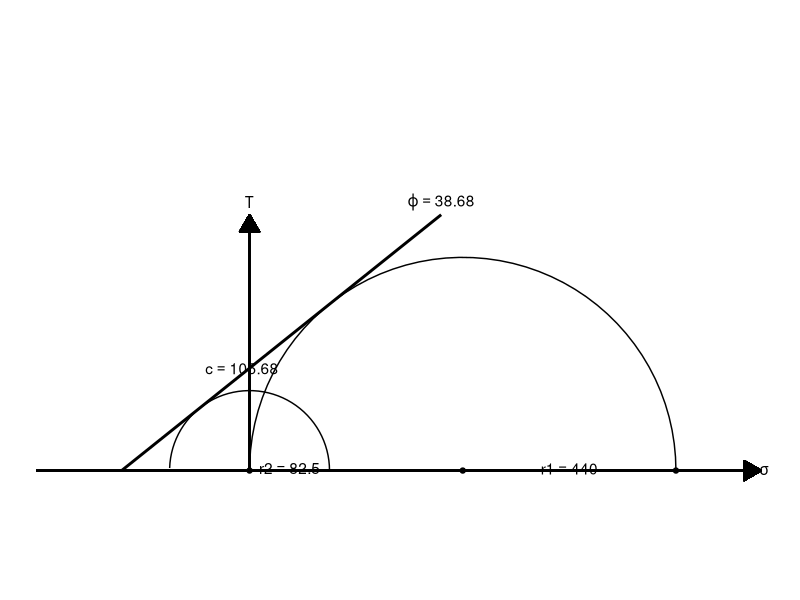
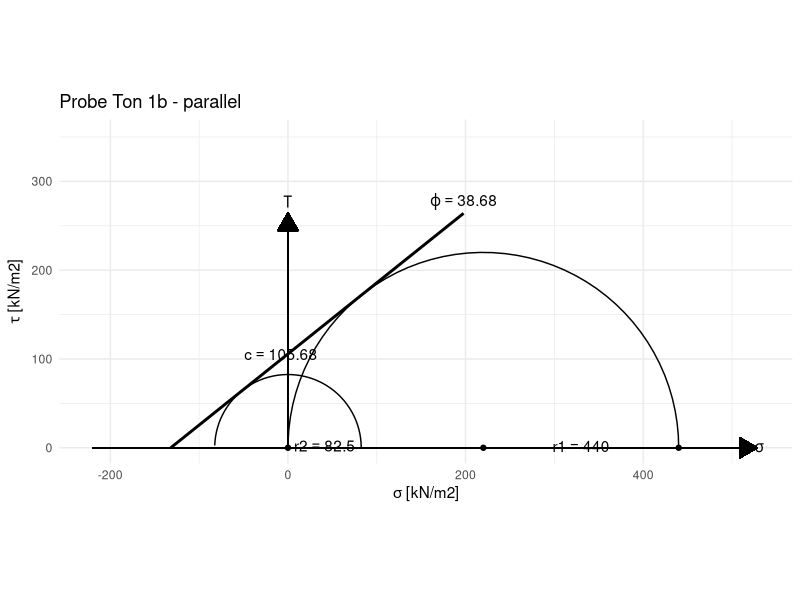
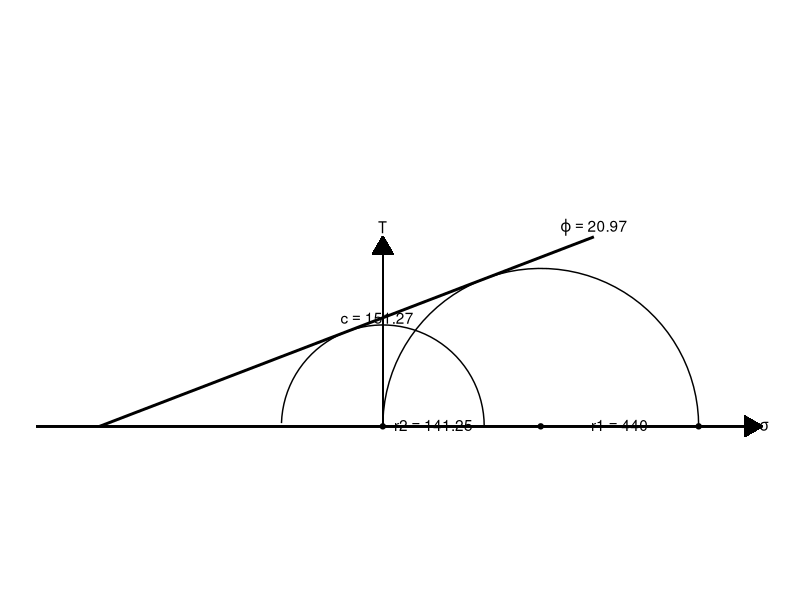
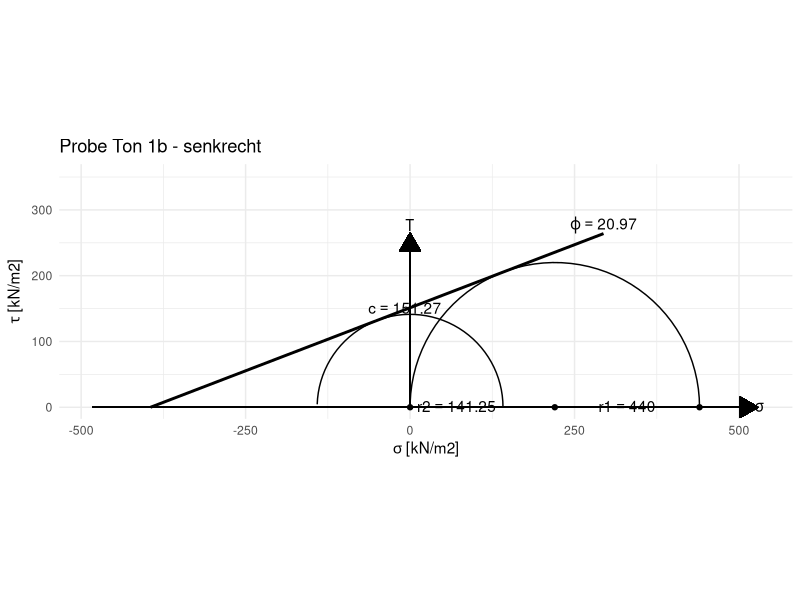
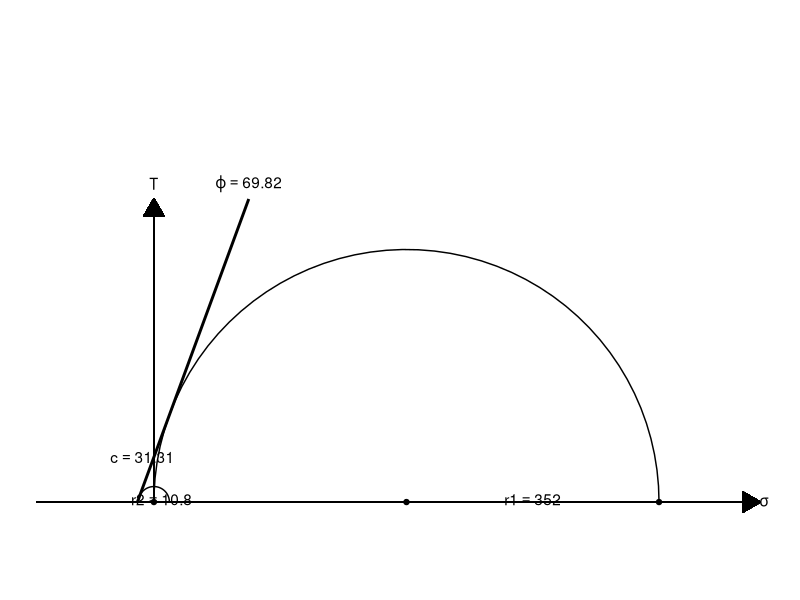
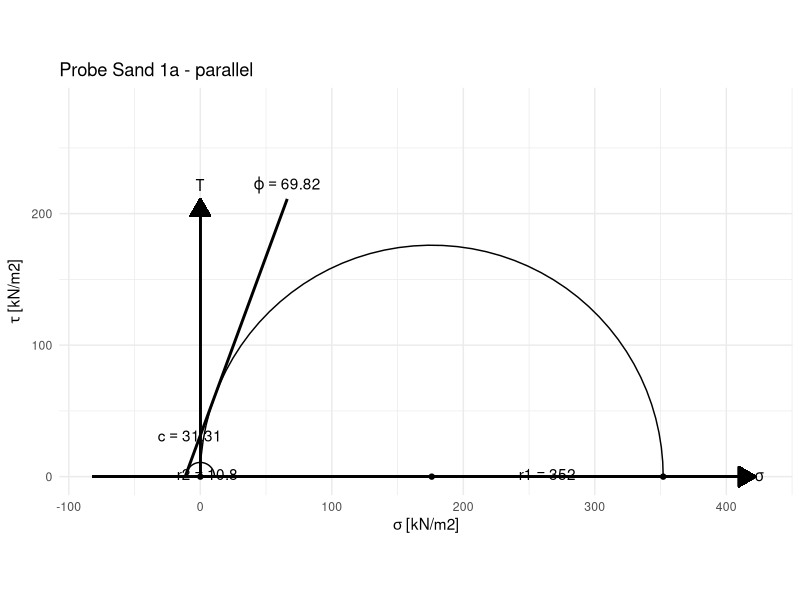
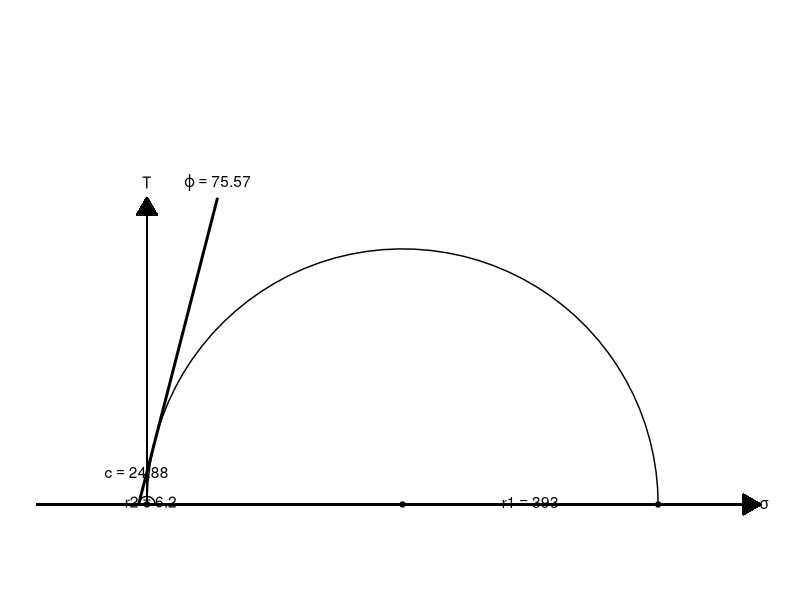
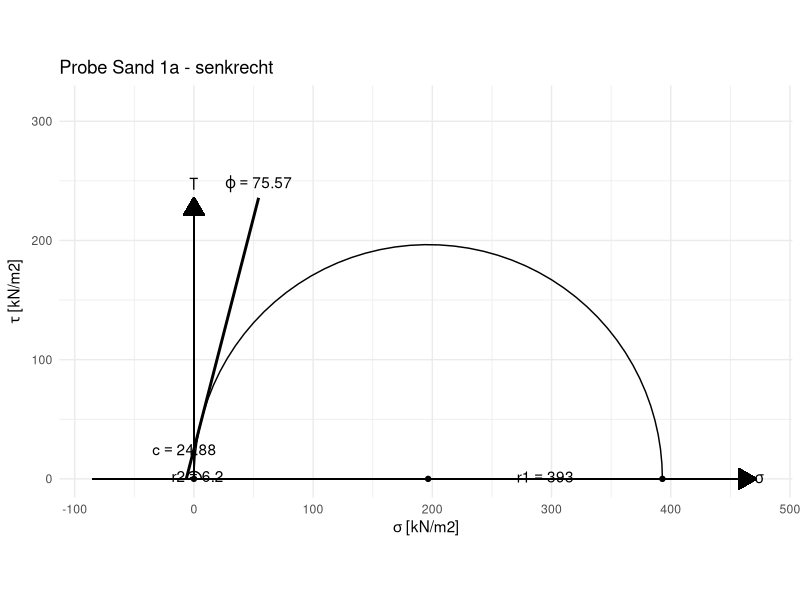

These charts were generated, in order, by the following R code:
# Written by vmarquar on 09.05.2017
# Can be used to evaluate cohesion and angle of friction by (pocket-)penetrometer and (pocket-)shear-taster
# Disclaimer: This has been written quick&dirty and probably contains bugs. Feel free to fork / submit improvements :)
# Output are two ggplot:
# 1. Minimal Mohr Circle Plot without tiks and labels
# 2. Labeled Mohr Plot with grid

library(ggplot2)
library(grid)

# Inputdata of the field penetrometer & vane/shear-tester
# Mittelwerte der Flügelsonde und Penetromer [kN/m^2]

# FLINZLEHM
shear_1b_parallel = mean(c(3.25,3,3.25,3.5,3.5))
kN_shear_1b_parallel <- shear_1b_parallel*25
shear_1b_perpend = mean(c(5.5,5.0,5.75,6.5,5.5))
kN_shear_1b_perpend <- shear_1b_perpend*25

kN_penetrometer_1b_parallel <- mean(c(450,450,400,450,450))
kN_penetrometer_1b_perpendicular <- mean(c(450,450,450,400,450))

# SANDPROBE
shear_1a_parallel = mean(c(3,6.5,6.5,6.75,4.25))
kN_shear_1a_parallel <- shear_1a_parallel*2
shear_1a_perpend = mean(c(3,2.5,5,2.5,2.5))
kN_shear_1a_perpend <- shear_1a_perpend*2

kN_penetrometer_1a_parallel <- mean(c(325,360,250,450,375))
kN_penetrometer_1a_perpendicular <- mean(c(250,450,440,425,400))







# circle function
createCircle <- function(center = c(0,0),diameter = 1, npoints = 100){
  r = diameter / 2
  tt <- seq(0,2*pi,length.out = npoints)
  xx <- center[1] + r * cos(tt)
  yy <- center[2] + r * sin(tt)
  return(data.frame(x = xx, y = yy))
}

computeOuterTangent <- function(centerR1=c(0,0),centerR2=c(1,0),radiusR1=3,radiusR2=5){
  # see: https://en.wikipedia.org/wiki/Tangent_lines_to_circles
  # R1: smaller circle
  # R2: big circle
  x1 <- centerR1[1]
  x2 <- centerR2[1]
  y1 <- centerR1[2]
  y2 <- centerR2[2]

  # Calulate direction alpha:
  gamma <- atan((y1-y2)/(x2-x1))
  beta <- asin((radiusR2-radiusR1)/(sqrt((x2-x1)^2 + (y2-y1)^2)))
  alpha <- gamma - beta

  # Calculate tangent points:
  x3 <- x1 + radiusR1 * cos((pi/2)-alpha)
  y3 <- y1 + radiusR1 * sin((pi/2)-alpha)
  x4 <- x2 + radiusR2 * cos((pi/2)-alpha)
  y4 <- y2 + radiusR2 * sin((pi/2)-alpha)

  return(data.frame(x3=x3,x4=x4,y3=y3,y4=y4,alpha=alpha))
}
# AUSWERTUNG 1: (Taschen-)Penetrometer und (Taschen-)Flügelsonde // vane (shear)-tester and penetrometer test

mohrAuswertung <- function(shear,penetrometer,title){
  r1 <- shear
  r2 <- penetrometer/2
  small_circle <- createCircle(center = c(0,0),diameter = shear*2)
  big_circle <- createCircle(center = c(r2,0),diameter = penetrometer)
  tangent_points <- computeOuterTangent(centerR1 = c(0,0),centerR2 = c(r2,0),radiusR1 = r1,radiusR2 = r2)
  plot_data <- data.frame(small_circle,big_circle,x_tanget=c(tangent_points$x3,tangent_points$x4),y_tanget=c(tangent_points$y3,tangent_points$y4))

  fit <- lm(plot_data$y_tanget ~ plot_data$x_tanget)
  cohesion <- fit$coefficients[1]
  m <- fit$coefficients[2]
  friction <- atan(m)*180/pi
  #x=0 @ (y-t)/m=x with y=0:
  x_00 <- (-1*cohesion)/m # x-Wert an dem die X-Achse geschnitten wird
  y_end <- (r2+r2*0.2)
  x_end <- (y_end-cohesion)/m

  fitting_line <- data.frame('x'=c(x_00,plot_data$x_tanget[1:2],x_end),'y'=c(0,plot_data$y_tanget[1:2],y_end))
  label_friction <- paste('varphi', " == ", round(friction,digits=2))
  label_r1 <- paste('r1',' == ',round(penetrometer,digits=2))
  label_r2 <- paste('r2',' == ',round(shear,digits=2))

  print(label_friction)
  p1 <- ggplot(plot_data) +
    # plot small circle:
    geom_path(aes(x=x, y = y)) +
    # plot big circle:
    geom_path(aes(x=x.1, y = y.1)) +
    # plit center and end points of circle
    geom_point(data=data.frame('x'=c(0,penetrometer/2,penetrometer),'y'=c(0,0,0)), aes(x=x,y=y)) +
    # plot fitting line
    geom_smooth(data=fitting_line, aes(y=y,x=x),method='lm',formula=y~x,color = 'black') +
    #limits
    ylim(0,penetrometer-0.2*penetrometer) +
    # Labels: 1.Cohesion 2. Friction 3. Y-Axis 4. X-Axis 5. R1-Label 6. R2-Label
    annotate("text", x=-8,y=cohesion,parse = TRUE,label=paste('c == ',round(cohesion,digits=2))) +
    annotate("text",x=x_end,y=y_end+y_end*0.05,parse = TRUE, label= label_friction) +
    annotate("text", x=0,y=y_end+y_end*0.05,parse = TRUE, label= 'Tau') +
    annotate("text", x=(2.5+penetrometer+penetrometer*0.20),y=0,parse = TRUE, label= 'sigma') +
    annotate("text", x=(penetrometer*3/4),y=2,parse = TRUE, label= label_r1) +
    annotate("text", x=(shear/2), y=2, label = label_r2, parse = TRUE) +

    labs(x=expression(sigma),y=expression(tau)) +
    # create x axis arrow:
    geom_segment(aes(x = x_00+penetrometer*-0.2, y = 0, xend = (penetrometer+penetrometer*0.2), yend = 0), arrow = arrow(length = unit(0.5, "cm"), type = 'closed')) +
    # create y axis arrow:
    geom_segment(aes(x = 0, y = 0, xend = 0, yend = (r2+r2*0.2)), arrow = arrow(length = unit(0.5, "cm"), type = 'closed')) +
    # Fix aspect ratio
    coord_fixed() +
    theme_void()
  print(p1)

  p2 <- ggplot(plot_data) +
    # plot small circle:
    geom_path(aes(x=x, y = y)) +
    # plot big circle:
    geom_path(aes(x=x.1, y = y.1)) +
    # plit center and end points of circle
    geom_point(data=data.frame('x'=c(0,penetrometer/2,penetrometer),'y'=c(0,0,0)), aes(x=x,y=y)) +
    # plot fitting line
    geom_smooth(data=fitting_line, aes(y=y,x=x),method='lm',formula=y~x,color = 'black') +
    #limits
    ylim(0,penetrometer-0.2*penetrometer) +
    # Labels: 1.Cohesion 2. Friction 3. Y-Axis 4. X-Axis 5. R1-Label 6. R2-Label
    annotate("text", x=-8,y=cohesion,parse = TRUE,label=paste('c == ',round(cohesion,digits=2))) +
    annotate("text",x=x_end,y=y_end+y_end*0.05,parse = TRUE, label= label_friction) +
    annotate("text", x=0,y=y_end+y_end*0.05,parse = TRUE, label= 'Tau') +
    annotate("text", x=(2.5+penetrometer+penetrometer*0.20),y=0,parse = TRUE, label= 'sigma') +
    annotate("text", x=(penetrometer*3/4),y=2,parse = TRUE, label= label_r1) +
    annotate("text", x=(shear/2), y=2, label = label_r2, parse = TRUE) +

    labs(x=expression(sigma~'[kN/m\u0032]'),y=expression(tau~'[kN/m\u0032]')) +
    # create x axis arrow:
    geom_segment(aes(x = x_00+penetrometer*-0.2, y = 0, xend = (penetrometer+penetrometer*0.2), yend = 0), arrow = arrow(length = unit(0.5, "cm"), type = 'closed')) +
    # create y axis arrow:
    geom_segment(aes(x = 0, y = 0, xend = 0, yend = (r2+r2*0.2)), arrow = arrow(length = unit(0.5, "cm"), type = 'closed')) +
    # Fix aspect ratio
    coord_fixed() +
    ggtitle(title) +
    theme_minimal()
  print(p2)

  #return(plot_data)
  return(data.frame(cohesion=cohesion,friction_angle=friction))
}
#plot_data <- mohrAuswertung(shear = shear, penetrometer = penetrometer)

# AUSWERTUNG FLINZLEHM
parallel_1b <- mohrAuswertung(shear = kN_shear_1b_parallel, penetrometer = kN_penetrometer_1b_parallel, title='Probe Ton 1b - parallel')
perpend_1b <- mohrAuswertung(shear = kN_shear_1b_perpend, penetrometer = kN_penetrometer_1b_perpendicular, title='Probe Ton 1b - senkrecht')

# AUSWERTUNG OSM-SAND
parallel_1a <- mohrAuswertung(shear = kN_shear_1a_parallel, penetrometer = kN_penetrometer_1a_parallel,title='Probe Sand 1a - parallel')
perpend_1a <- mohrAuswertung(shear = kN_shear_1a_perpend, penetrometer = kN_penetrometer_1a_perpendicular, title='Probe Sand 1a - senkrecht')

# dat <- createCircle(c(1,-1),1,npoints = 100)
# #geom_path will do open circles, geom_polygon will do filled circles
# ggplot(dat,aes(x,y)) + geom_path()

#input to draw two circles:

# #Big circle
# sigma1_big <- 50
# sigma3_big <- 10
# tau_big <- 20
#
# #small circle
# sigma1_small <-  30
# sigma3_small <- 5
#
#
# # Mohr Calcs
# radius = (sigma1-sigma3)/2
# pol_length = (sigma1+sigma3)/2
# M = pol_length + sqrt(radius^2-tau^2)
